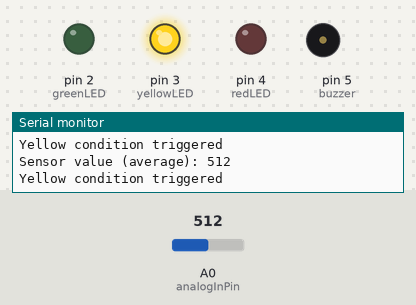
Recording of a sketch running on a simulated Arduino Uno, built with avr-gcc and run on an emulated ATmega328P. On the bench: output pins drawn as LEDs (lit = HIGH), buzzer (waves = sounding, pin HIGH), the last lines printed to the serial monitor. The inputs (shaded band) are chosen by the test bench; at power-on: A0 (analogInPin) = 512.

Above: at 1.2 s.
1.3 s: A0 (analogInPin) set to 585
3.4 s: A0 (analogInPin) set to 608
At 5.1 s:
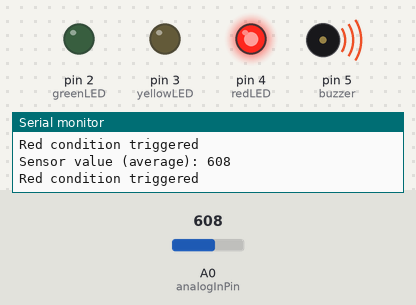
5.5 s: A0 (analogInPin) set to 290
At 6.3 s:
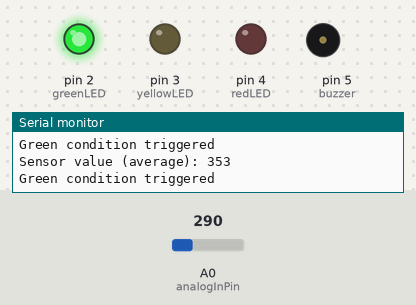
At 7.6 s:
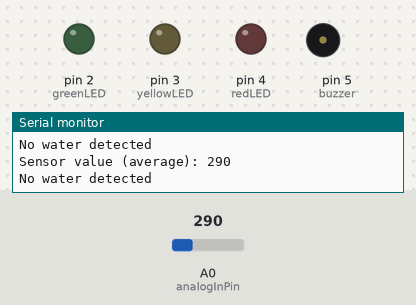
Timing chart, 0 to 9.1 s (numbered marks = the images above; inputs shaded):
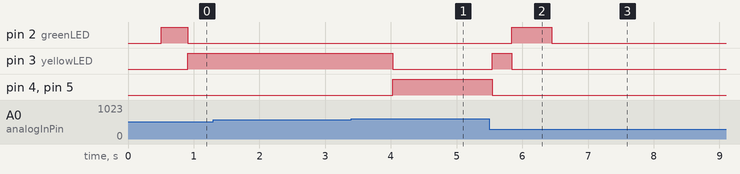

The sketch:

water_level_indicator.ino
```cpp
// Pin assignments
const int analogInPin = A0; // Sensor analog input
const int greenLED = 2;     // Green LED pin
const int yellowLED = 3;    // Yellow LED pin
const int redLED = 4;       // Red LED pin
const int buzzer = 5;       // Buzzer pin

// Thresholds
const int greenThreshold = 300;  // Green LED threshold
const int yellowThreshold = 500; // Yellow LED threshold
const int redThreshold = 600;    // Red LED & Buzzer threshold

// Averaging setup
const int numReadings = 10;      // Number of readings to average
int readings[numReadings];       // Array to store sensor readings
int readIndex = 0;               // Current index for readings array
int total = 0;                   // Total of readings
int average = 0;                 // Average sensor reading

void setup() {
  // Initialize LED and buzzer pins as output
  pinMode(greenLED, OUTPUT);
  pinMode(yellowLED, OUTPUT);
  pinMode(redLED, OUTPUT);
  pinMode(buzzer, OUTPUT);

  // Initialize the readings array
  for (int i = 0; i < numReadings; i++) {
    readings[i] = 0;
  }

  // Start the serial monitor
  Serial.begin(9600);
}

void loop() {
  // Subtract the last reading from the total
  total -= readings[readIndex];

  // Read a new sensor value
  readings[readIndex] = analogRead(analogInPin);

  // Add the new reading to the total
  total += readings[readIndex];

  // Advance to the next index, wrap around if necessary
  readIndex = (readIndex + 1) % numReadings;

  // Calculate the average reading
  average = total / numReadings;

  // Print the average for debugging
  Serial.print("Sensor value (average): ");
  Serial.println(average);

  // LED and buzzer logic
  if (average >= redThreshold) {
    Serial.println("Red condition triggered");
    digitalWrite(greenLED, LOW);
    digitalWrite(yellowLED, LOW);
    digitalWrite(redLED, HIGH);
    digitalWrite(buzzer, HIGH);
  } else if (average >= yellowThreshold) {
    Serial.println("Yellow condition triggered");
    digitalWrite(greenLED, LOW);
    digitalWrite(yellowLED, HIGH);
    digitalWrite(redLED, LOW);
    digitalWrite(buzzer, LOW);
  } else if (average >= greenThreshold) {
    Serial.println("Green condition triggered");
    digitalWrite(greenLED, HIGH);
    digitalWrite(yellowLED, LOW);
    digitalWrite(redLED, LOW);
    digitalWrite(buzzer, LOW);
  } else {
    Serial.println("No water detected");
    digitalWrite(greenLED, LOW);
    digitalWrite(yellowLED, LOW);
    digitalWrite(redLED, LOW);
    digitalWrite(buzzer, LOW);
  }

  delay(100); // Delay to allow sensor values to stabilize
}
```

Measured:
- the behaviour switches between 599 and 600 on A0 (analogInPin) (found by bisection; images 0 and 1)
- after the input at 3.4 s, pin 3 (yellowLED): HIGH → LOW after 0.63 s; pin 4 (redLED), pin 5 (buzzer): LOW → HIGH after 0.63 s
- after the input at 5.5 s, pin 2 (greenLED): LOW → HIGH after 0.34 s, → LOW 0.60 s later; pin 3 (yellowLED): LOW → HIGH at once, → LOW 0.30 s later; pin 4 (redLED), pin 5 (buzzer): HIGH → LOW at once
